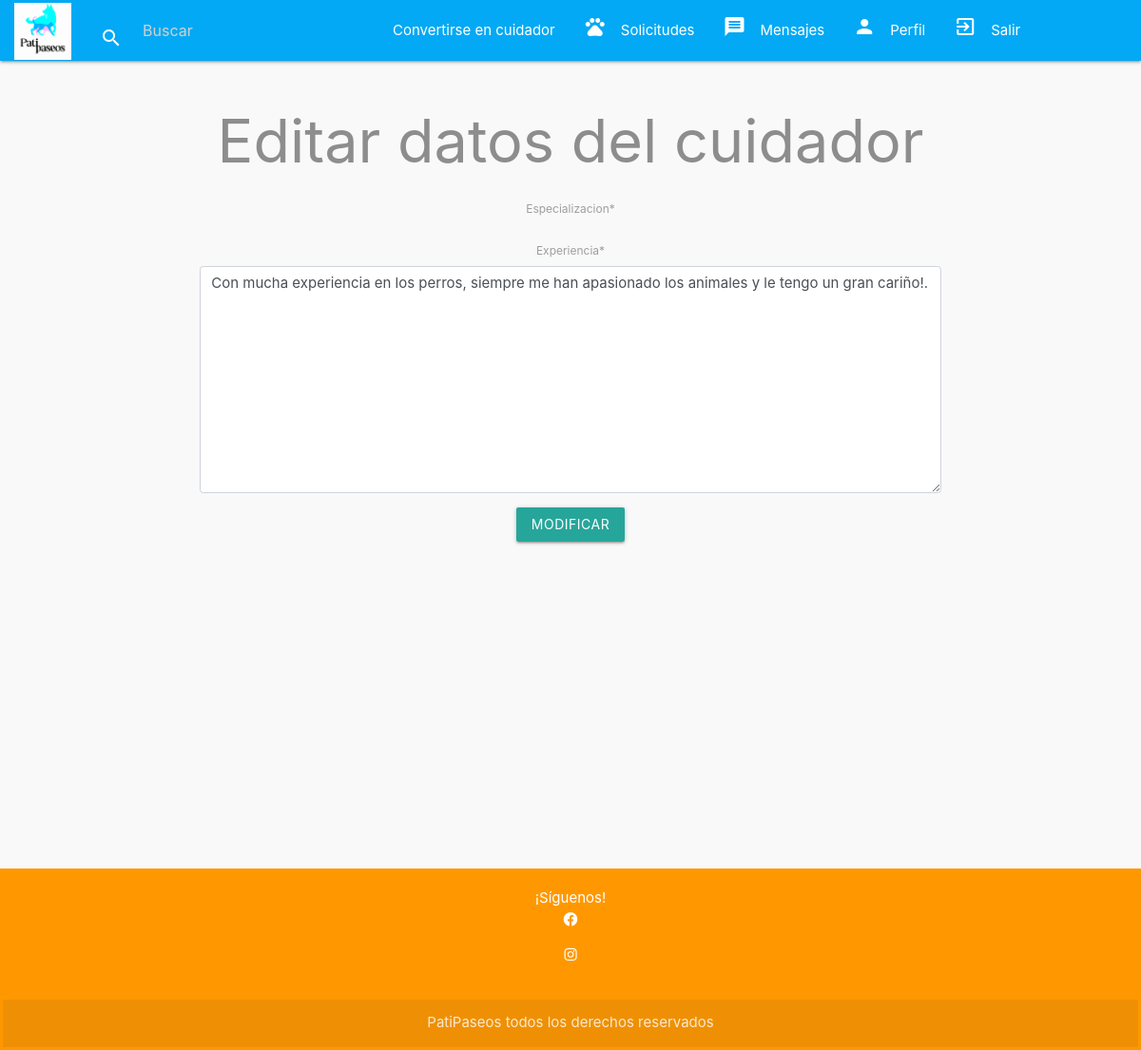
Page /editar_cuidador/3 (signed in) on the earlier database version.
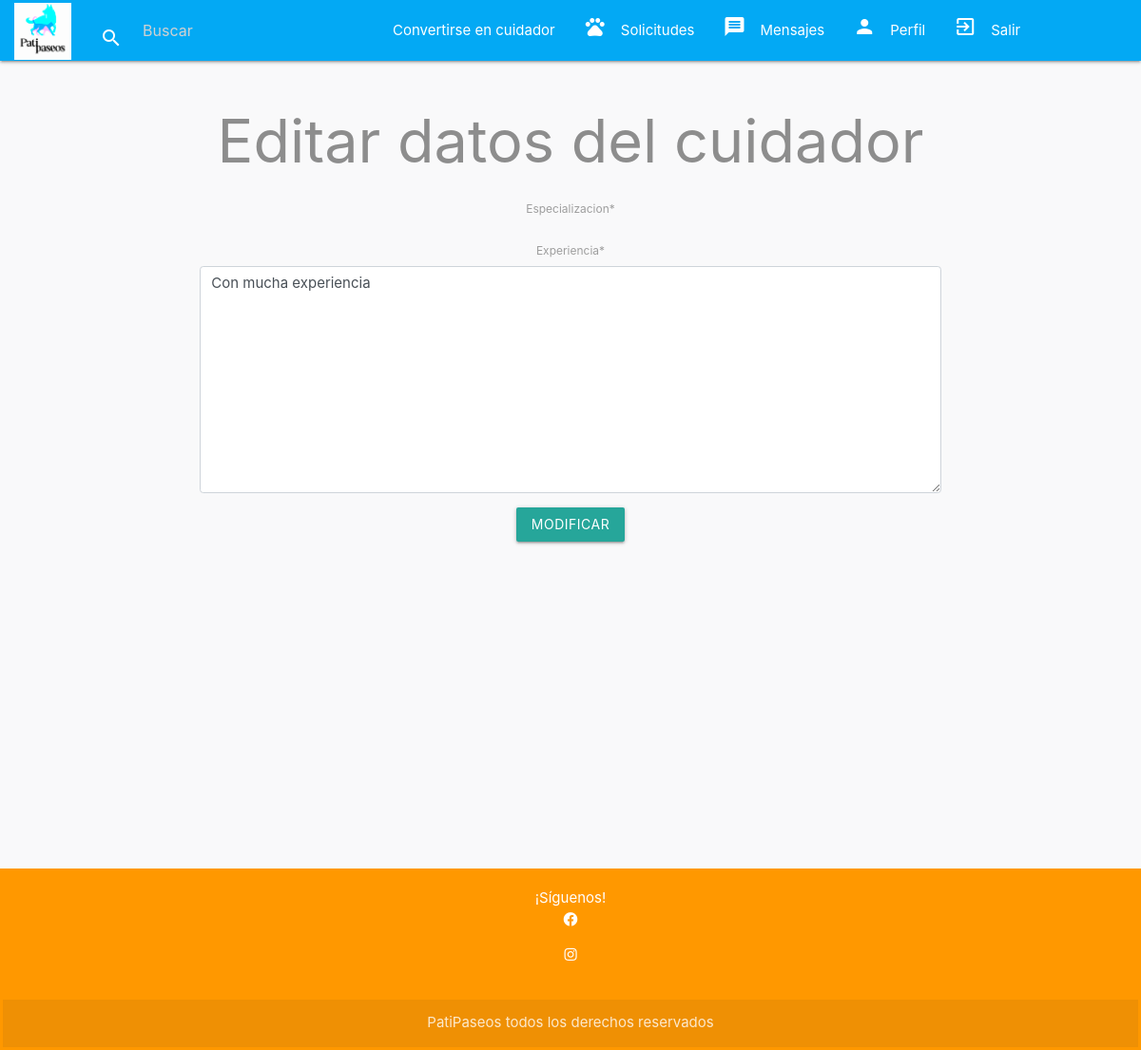
Same page on the later database version.
### app_mascotas/models.py (models this page shows, shortened)
class Cuidador(models.Model):
    ESPECIALIZACION = [
        ('Perros', 'Perros'),
        ('Perros pequeños', 'Perros pequeños'),
        ('Perros grandes', 'Perros grandes'),
        ('Gatos', 'Gatos'),
        ('Perros y Gatos', 'Perros y Gatos'),
    ]
    propietario = models.OneToOneField(Propietario, on_delete=models.CASCADE)
    id_cuidador = models.AutoField(primary_key=True)
    especializacion = models.CharField(max_length=50 ,default="", choices=ESPECIALIZACION)
    experiencia = models.TextField(default="")
    disponibilidad = models.CharField(max_length=50, default="Disponible")

### app_mascotas/views.py (the view, shortened to what this page needs)
# urls.py: path('editar_cuidador/<int:id_cuidador>',views.editar_cuidador,name="editar_cuidador"),
@login_required
def editar_cuidador(request,id_cuidador):
    prod=get_object_or_404(Cuidador,pk=id_cuidador)
    form=frmCuidador(instance=prod)
    contexto={
        "form":form
    }
    return render(request,"app_mascotas/editar_cuidador.html",contexto)

### app_mascotas/forms.py
class frmCuidador(forms.ModelForm):
    class Meta:
        model = Cuidador
        exclude = ['disponibilidad']
        fields = ['especializacion', 'experiencia']

### app_mascotas/templates/app_mascotas/editar_cuidador.html (shortened to what this page needs)
{% extends 'app_mascotas/base.html' %}
{% load static %}
{% load crispy_forms_tags %}
{% block content %}
<div class="container" style="margin-top: 50px;">
    <form class="form" action="" method="post" enctype="multipart/form-data">
    <div>
        <h1 style="color: #8d8d8d;">Editar datos del cuidador</h1>
    </div>
    <form action="">
        <div class="row">
            <div class="col-sm-12">
                <div class="form-group">
                   {{form|crispy}}
                   {% if form %}
                   <input type="submit" value="Modificar" class="btn btn-warning btn-lg text-white">
                   {% endif %}
    </form>
  </div>
 </div>
{% endblock content %}

Differences in the rows shown:
changed Cuidador: experiencia "Con mucha experiencia en los perros, siempre me han apasionado los animales y le tengo un gran cariño!." → "Con mucha experiencia"
